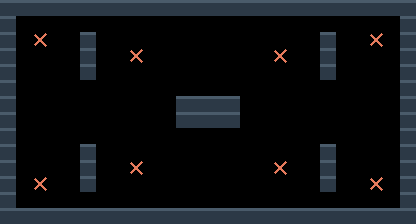

Rendered tile map (Tiled .tmx) drawn with the repository's tilesets; below, a short description and the full map source, tile grids included:
An orthogonal 26x14 tile map with 16x16 px tiles, 2 tile layers (terreno, marcadores).

<map version="1.10" tiledversion="1.11.0" orientation="orthogonal" renderorder="right-down" width="26" height="14" tilewidth="16" tileheight="16" infinite="0" nextlayerid="3" nextobjectid="1">
 <properties>
  <property name="tipo" value="arc_combate" />
  <property name="nombre" value="sotano" />
 </properties>
 <tileset firstgid="1" source="muelle.tsx" />
 <layer id="1" name="terreno" width="26" height="14">
  <data encoding="csv">
1,1,1,1,1,1,1,1,1,1,1,1,1,1,1,1,1,1,1,1,1,1,1,1,1,1,
1,0,0,0,0,0,0,0,0,0,0,0,0,0,0,0,0,0,0,0,0,0,0,0,0,1,
1,0,0,0,0,1,0,0,0,0,0,0,0,0,0,0,0,0,0,0,1,0,0,0,0,1,
1,0,0,0,0,1,0,0,0,0,0,0,0,0,0,0,0,0,0,0,1,0,0,0,0,1,
1,0,0,0,0,1,0,0,0,0,0,0,0,0,0,0,0,0,0,0,1,0,0,0,0,1,
1,0,0,0,0,0,0,0,0,0,0,0,0,0,0,0,0,0,0,0,0,0,0,0,0,1,
1,0,0,0,0,0,0,0,0,0,0,1,1,1,1,0,0,0,0,0,0,0,0,0,0,1,
1,0,0,0,0,0,0,0,0,0,0,1,1,1,1,0,0,0,0,0,0,0,0,0,0,1,
1,0,0,0,0,0,0,0,0,0,0,0,0,0,0,0,0,0,0,0,0,0,0,0,0,1,
1,0,0,0,0,1,0,0,0,0,0,0,0,0,0,0,0,0,0,0,1,0,0,0,0,1,
1,0,0,0,0,1,0,0,0,0,0,0,0,0,0,0,0,0,0,0,1,0,0,0,0,1,
1,0,0,0,0,1,0,0,0,0,0,0,0,0,0,0,0,0,0,0,1,0,0,0,0,1,
1,0,0,0,0,0,0,0,0,0,0,0,0,0,0,0,0,0,0,0,0,0,0,0,0,1,
1,1,1,1,1,1,1,1,1,1,1,1,1,1,1,1,1,1,1,1,1,1,1,1,1,1
</data>
 </layer>
 <layer id="2" name="marcadores" width="26" height="14">
  <data encoding="csv">
0,0,0,0,0,0,0,0,0,0,0,0,0,0,0,0,0,0,0,0,0,0,0,0,0,0,
0,0,0,0,0,0,0,0,0,0,0,0,0,0,0,0,0,0,0,0,0,0,0,0,0,0,
0,0,3,0,0,0,0,0,0,0,0,0,0,0,0,0,0,0,0,0,0,0,0,3,0,0,
0,0,0,0,0,0,0,0,3,0,0,0,0,0,0,0,0,3,0,0,0,0,0,0,0,0,
0,0,0,0,0,0,0,0,0,0,0,0,0,0,0,0,0,0,0,0,0,0,0,0,0,0,
0,0,0,0,0,0,0,0,0,0,0,0,0,0,0,0,0,0,0,0,0,0,0,0,0,0,
0,0,0,0,0,0,0,0,0,0,0,0,0,0,0,0,0,0,0,0,0,0,0,0,0,0,
0,0,0,0,0,0,0,0,0,0,0,0,0,0,0,0,0,0,0,0,0,0,0,0,0,0,
0,0,0,0,0,0,0,0,0,0,0,0,0,0,0,0,0,0,0,0,0,0,0,0,0,0,
0,0,0,0,0,0,0,0,0,0,0,0,0,0,0,0,0,0,0,0,0,0,0,0,0,0,
0,0,0,0,0,0,0,0,3,0,0,0,0,0,0,0,0,3,0,0,0,0,0,0,0,0,
0,0,3,0,0,0,0,0,0,0,0,0,0,0,0,0,0,0,0,0,0,0,0,3,0,0,
0,0,0,0,0,0,0,0,0,0,0,0,0,0,0,0,0,0,0,0,0,0,0,0,0,0,
0,0,0,0,0,0,0,0,0,0,0,0,0,0,0,0,0,0,0,0,0,0,0,0,0,0
</data>
 </layer>
</map>
